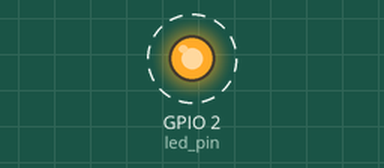
Recording of a sketch running on a simulated ESP32. Parts: output pins drawn as LEDs (lit = HIGH). Dashed ring = blinking.

Above: at 0.2 s.
Timing chart, 0 to 3.0 s (numbered marks = the images above):
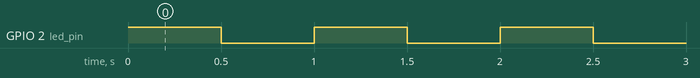

The sketch:

rtos_blinky.ino
```cpp
// use core 0
#if CONFIG_FREERTOS_UNICORE
static const BaseType_t app_cpu = 0;
#else
static const BaseType_t app_cpu = 1;
#endif

static const int led_pin = LED_BUILTIN;
TaskHandle_t toggleTaskHandle;

void toggleTask(void * param)
{
  while(true)
  {
    digitalWrite(led_pin, HIGH);
    // divide ms by tick period to get num ticks
    vTaskDelay(500u / portTICK_PERIOD_MS);
    digitalWrite(led_pin, LOW);
    vTaskDelay(500u / portTICK_PERIOD_MS);
  }
}

// void toggleTask33u(void * param)
// {
//   while(true)
//   {
//     digitalWrite(led_pin, HIGH);
//     // divide ms by tick period to get num ticks
//     vTaskDelay(333u / portTICK_PERIOD_MS);
//     digitalWrite(led_pin, LOW);
//     vTaskDelay(333u / portTICK_PERIOD_MS);
//   }
// }

void setup() {
  // put your setup code here, to run once:
  pinMode(led_pin,OUTPUT);
  Serial.begin(115200);

  xTaskCreatePinnedToCore(
    toggleTask,
    "Toggle LED",
    1024, // Stack Size
    NULL, // No params to task
    1, // Task priority
    &toggleTaskHandle,  // Task Handle
    app_cpu); // // run on one core.

  // xTaskCreatePinnedToCore(
  //   toggleTask33u,
  //   "Toggle LED",
  //   1024, // Stack Size
  //   NULL, // No params to task
  //   1, // Task priority
  //   NULL,  // Task Handle
  //   app_cpu); // // run on one core.
}
// vTaskStartScheduler() in main needs to get called.
// setup and loop run as priority 1 in arduino

void loop() {
  // put your main code here, to run repeatedly:

}
```

Measured:
- by itself, GPIO 2 (led_pin): alternates HIGH for 0.50 s and LOW for 0.50 s
